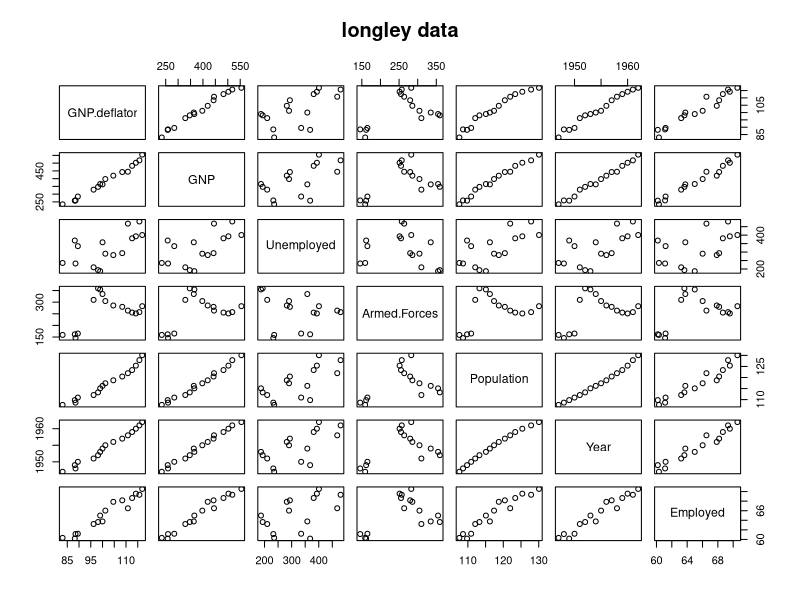

Recreate this plot in R.
require(stats)
require(graphics)
## give the data set in the form it is used in S-PLUS:
longley.x <- data.matrix(longley[, 1:6])
longley.y <- longley[, "Employed"]
pairs(longley, main = "longley data")